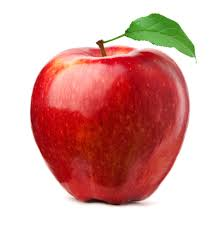
#> input picture input.jpg, 224 x 225 px, found by its file name
$ python app12.py
#> lines starting #> are read from the running program, lines starting #| are printed output that depends on the picture
#convolution of an image

import numpy as np
import cv2
import matplotlib.pyplot as plt


# Load the image
image = cv2.imread("C:/xampp/htdocs/Image Processing Tool/uploads/input.jpg", cv2.IMREAD_GRAYSCALE)
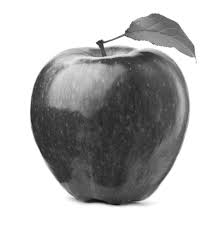
#> image: shape (225, 224); min 11, max 255, mean 183.1

 #Define the kernel/filter
kernel = np.array([[1, 0, -1],
                  [2, 0, -2],
                  [1, 0, -1]])


# Get the dimensions of the image and kernel
image_height, image_width = image.shape
#> image_height = 225; image_width = 224
kernel_height, kernel_width = kernel.shape

# Define the output matrix (convolved image)
convolved_image = np.zeros_like(image)

# Perform convolution
for i in range(image_height - kernel_height + 1):
    for j in range(image_width - kernel_width + 1):
        # Extract the region of interest from the image
        roi = image[i:i+kernel_height, j:j+kernel_width]
        # Perform element-wise multiplication with the kernel
        convolved_pixel = np.sum(roi * kernel)
        # Store the result in the output matrix
        convolved_image[i, j] = convolved_pixel
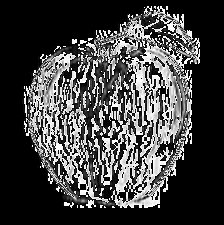
#> convolved_image: shape (225, 224); min 0, max 255, mean 66.5

# Save the convolved image
# Display  the blue channel image
cv2.imwrite("C:/xampp/htdocs/Image Processing Tool/update/convolved.jpg",convolved_image)
